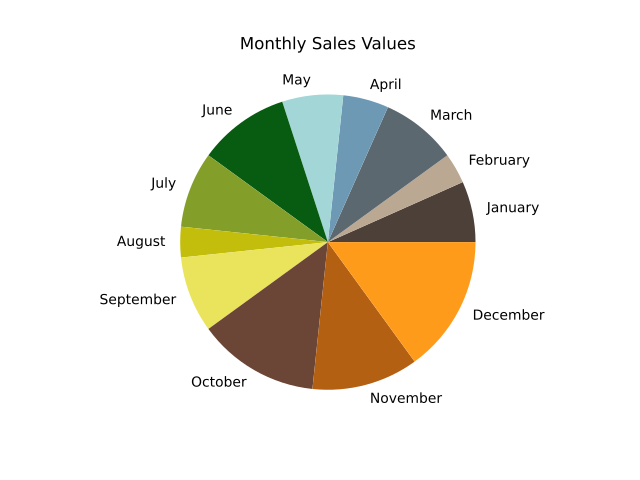

Write Python code to recreate this figure.
"""
Author: Rohan Dekate, dekate@purdue.edu
Assignment: 10.1 - Monthly Sales
Date: 11/07/2022

Description:
    collect monthly sales data from the user and store it in a list.
    Make a pie chart of monthly sales.

Contributors:
    Name, login@purdue.edu [repeat for each]

My contributor(s) helped me:
    [ ] understand the assignment expectations without
        telling me how they will approach it.
    [ ] understand different ways to think about a solution
        without helping me plan my solution.
    [ ] think through the meaning of a specific error or
        bug present in my code without looking at my code.
    Note that if you helped somebody else with their code, you
    have to list that person as a contributor.

Academic Integrity Statement:
    I have not used source code obtained from any unauthorized
    source, either modified or unmodified; nor have I provided
    another student access to my code.  The project I am
    submitting is my own original work.
"""

"""Import additional modules below this line (starting with unit 6)."""
import matplotlib.pyplot as plt

"""Write new functions below this line (starting with unit 4)."""

# Define a main function
def main():
    """Write your mainline logic below this line (then delete this line)."""
    # List of months for collecting data
    months = ['January','February','March','April','May','June','July',
            'August','September','October','November','December']
    # Collect data from user
    sales = []
    for m in months:
        s = int(input(f"Enter the sales for {m}: "))
        sales.append(s)
    # Make pie plot from sales data in list    
    fig, ax = plt.subplots()
    c = ('#4D4038','#BAA892','#5B6870','#6E99B4', '#A3D6D7', '#085C11', '#849E2A', 
        '#C3BE0B', '#E9E45B', '#6B4536', '#B46012', '#FF9B1A')
    l = months
    ax.pie(sales, colors=c, labels=l)
    # Create title Monthly Sales Values
    ax.set_title('Monthly Sales Values')
    plt.show()

"""Do not change anything below this line."""
if __name__ == "__main__":
    main()
